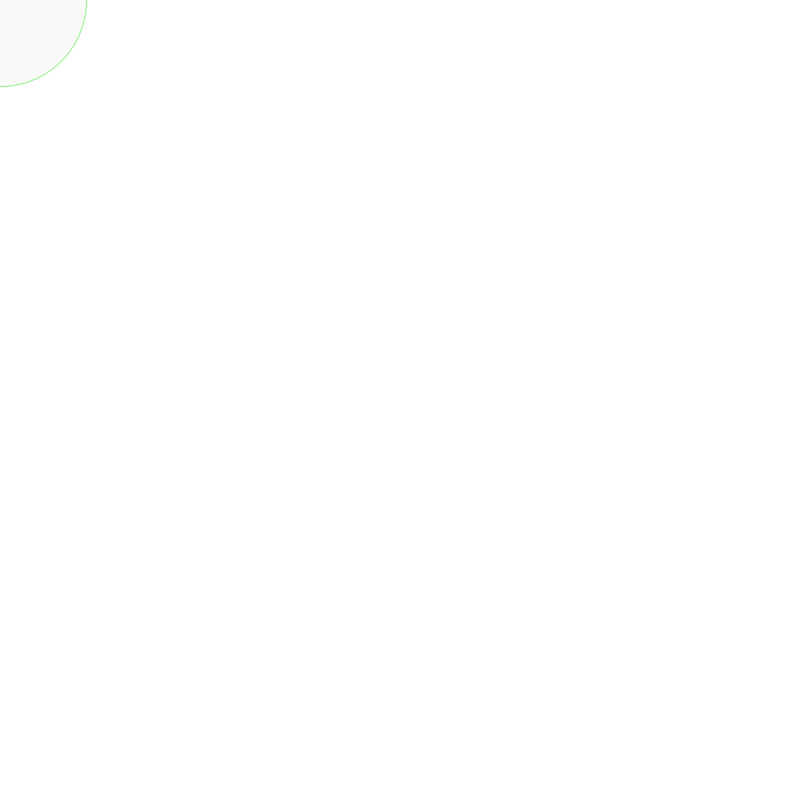
Frame 1 (no input)
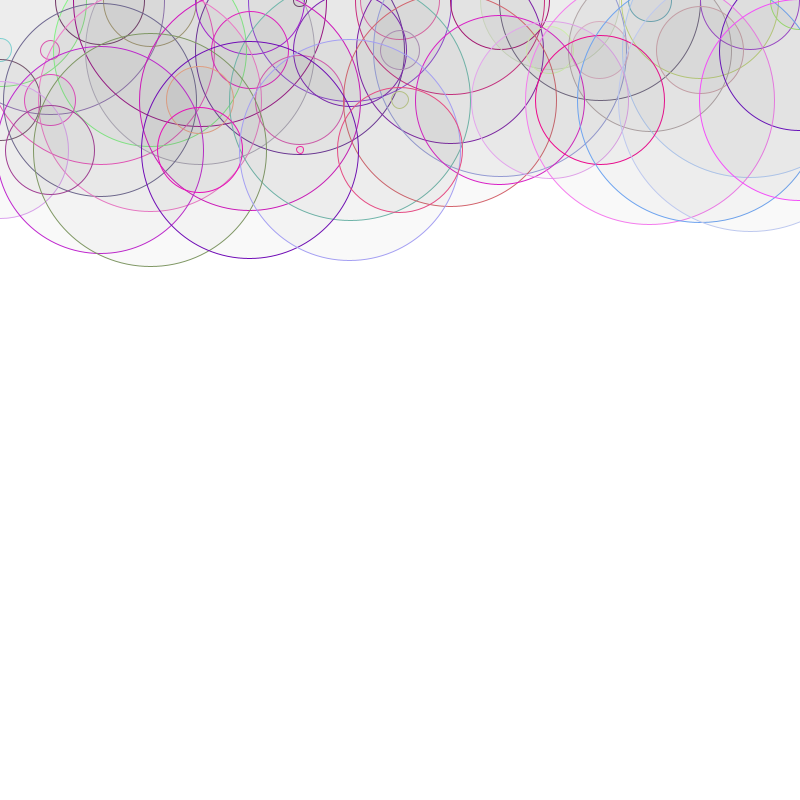
Frame 60 (the mouse pressed at the canvas centre just before this capture)
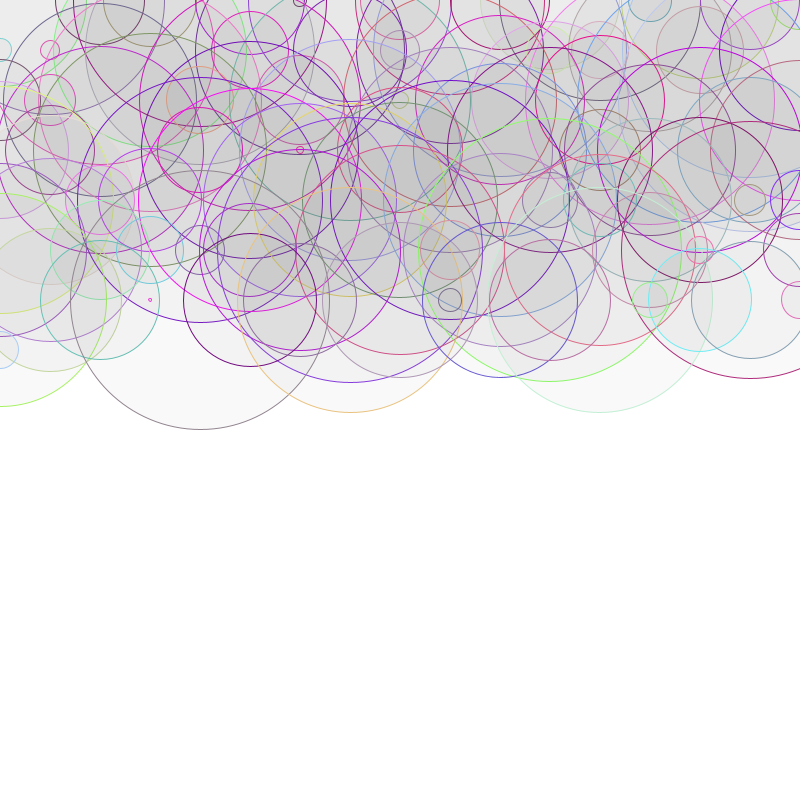
Frame 120 (the mouse held since frame 60 and released just before this capture)

The Processing sketch that drew these frames (run headless with seeded random() and noise(); from frame 60 on, the mouse is pressed at the canvas centre):

// Processing sketch: circulos
// ── circulos.pde
int x = 0;
int y = 0;

float level;
float rad;

void setup() {
  size(800, 800);
  background(255);
  frameRate(5);
}

void draw() {
  // Un valor provisional
  level = random(0, 1);
  // El tamaño de los círculos
  rad = (level * width / 3);
  
  drawCircle();
  
  //for (int i = 0; i < 5; i++) {
  //  drawCircle(i);
  //}

  if (y < height) {
    x += 50;
    if (x > width) {
      x = 0;
      y += 50;
    }
  } else {
    noLoop();
  }
}

void drawCircle() {
  float r = random(100, 255);
  float g = random(0, 255);
  float b = random(100, 255);
  
  fill(100, 10);
  stroke(r, g, b);
  ellipse(x, y, rad, rad);
}
